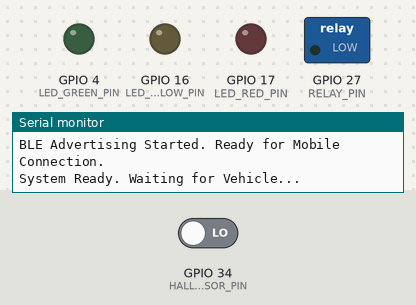
Recording of a sketch running on a simulated ESP32. Shown: switched loads named in the sketch (green lamp = pin HIGH), output pins drawn as LEDs (lit = HIGH), the last lines printed to the serial monitor. The inputs (shaded band) are chosen by the test bench; at power-on: GPIO 34 (HALL_SENSOR_PIN) LOW. Nothing arrives over Bluetooth unless stated; a phone connects over Bluetooth LE 3 s after start.

Above: at 1.7 s.
1.8 s: GPIO 34 (HALL_SENSOR_PIN) driven HIGH
At 3.0 s:
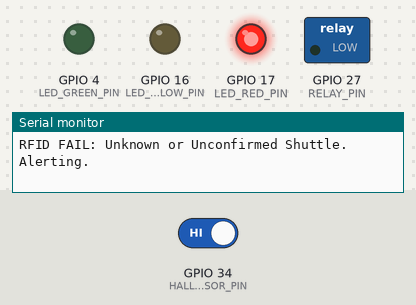
3.3 s: GPIO 34 (HALL_SENSOR_PIN) driven LOW
At 4.3 s:
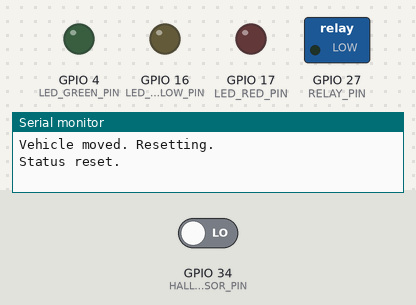
Timing chart, 0 to 6.3 s (numbered marks = the images above; inputs shaded):
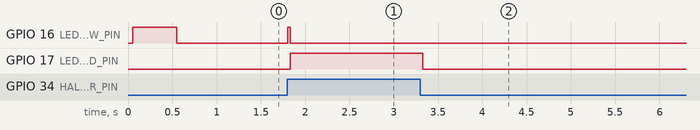

The sketch:

ass-2.ino
```cpp
// This program implements the logic for Project 2: Accessible Stop/Route Identification Assistant.
// It verifies vehicle ID (RFID), confirms parking (Hall Sensor), checks safety (Ultrasonic),
// and notifies the waiting employee via Bluetooth.

// --- Library Includes ---
#include <SPI.h> // Required for RFID communication
#include <MFRC522.h> // RFID Reader Library
#include <BLEDevice.h> // ESP32 Bluetooth Low Energy (BLE) Library

// --- Configuration Constants ---
// Define the specific RFID tag ID (UID) of the Aptiv Accessible Shuttle
// This is a dummy UID. REPLACE with the actual UID of your test tag (e.g., {0xDE, 0xAD, 0xBE, 0xEF})
constexpr byte APTIV_SHUTTLE_UID[] = {0xA1, 0xB2, 0xC3, 0xD4};
const int UID_SIZE = sizeof(APTIV_SHUTTLE_UID);

// BLE Service UUID for the MobilityMakers App integration protocol
#define BLE_SERVICE_UUID "4FAF062C-0994-44C5-973D-6842D3D3F12C"
#define BLE_CHAR_UUID    "E376A96E-A54B-4E7B-902B-2900A9E7796D"

// Ultrasonic Thresholds
const int SAFETY_DISTANCE_CM = 100; // Minimum clear distance for ramp deployment (1 meter)
const int ULTRASONIC_TIMEOUT_US = 20000; // Timeout for 20ms

// --- Pin Definitions ---
// RFID Pins
#define RST_PIN 21 // RFID Reset
#define SS_PIN  5  // RFID Slave Select (SDA)

// Ultrasonic Pins
#define TRIG_PIN 22
#define ECHO_PIN 23

// Sensor Pins
#define HALL_SENSOR_PIN 34 // Input from Hall Sensor

// Output Pins
#define RELAY_PIN 27 // Accessible Stop Beacon/Light
#define LED_RED_PIN 17 // Status: Wait/Error
#define LED_YELLOW_PIN 16 // Status: Checking
#define LED_GREEN_PIN 4 // Status: Verified/Clear

// --- Global Variables ---
MFRC522 mfrc522(SS_PIN, RST_PIN); // Create MFRC522 instance
BLEServer* pServer = NULL;
BLECharacteristic* pStatusCharacteristic = NULL;
bool deviceConnected = false;

// --- Function Prototypes ---
void initPins();
void initBLE();
void setStatusLED(int colorPin, bool state);
bool readRFIDTag();
bool compareUIDs(byte* buffer1, byte* buffer2, int size);
long measureDistanceCM();
void captureStillImage();
void processArrival(const String& shuttleID);
void resetStatus();

// =========================================================================

void setup() {
  Serial.begin(115200);
  Serial.println("--- Aptiv Accessible Stop Assistant Initializing ---");

  initPins();

  // Initialize RFID reader
  SPI.begin();
  mfrc522.PCD_Init();
  Serial.println("RFID Reader Initialized.");

  initBLE();

  // Initial Status Check: Red and Yellow briefly on
  setStatusLED(LED_RED_PIN, HIGH);
  setStatusLED(LED_YELLOW_PIN, HIGH);
  delay(500);
  setStatusLED(LED_RED_PIN, LOW);
  setStatusLED(LED_YELLOW_PIN, LOW);

  Serial.println("System Ready. Waiting for Vehicle...");
}

void loop() {
  // 1. Wait for Vehicle Presence (Hall Sensor Check)
  // Hall Sensor goes HIGH when a magnet (on the vehicle) is in position
  if (digitalRead(HALL_SENSOR_PIN) == HIGH) {
    setStatusLED(LED_YELLOW_PIN, HIGH); // Yellow: Checking Status
    Serial.println("Vehicle Detected (Hall Sensor Triggered). Starting Verification Sequence...");

    // 2. Verification Sequence
    if (readRFIDTag()) {
      Serial.println("RFID Verified. Initiating Safety Check.");

      // 3. Safety Check
      long distance = measureDistanceCM();
      if (distance > 0 && distance >= SAFETY_DISTANCE_CM) {
        Serial.printf("Safety Check SUCCESS: Path clear (Distance: %d cm)\n", distance);

        // 4. Successful Arrival Process
        processArrival("AptivShuttle-101");

        // Wait until the vehicle moves away
        while (digitalRead(HALL_SENSOR_PIN) == HIGH) {
          delay(1000); // Wait in success state
        }

        Serial.println("Vehicle departed. Resetting system.");
        resetStatus();

      } else {
        Serial.printf("Safety Check FAIL: Obstruction detected (Distance: %d cm). Waiting for clearance.\n", distance);
        setStatusLED(LED_RED_PIN, HIGH);
        // Alert dispatch or driver (via BLE or a local display, if added)
        delay(5000); // Wait and retry/re-check
      }

    } else {
      Serial.println("RFID FAIL: Unknown or Unconfirmed Shuttle. Alerting.");
      setStatusLED(LED_RED_PIN, HIGH);
      // Wait for the vehicle to move (Hall Sensor to go LOW)
      while (digitalRead(HALL_SENSOR_PIN) == HIGH) {
        delay(500);
      }
      Serial.println("Vehicle moved. Resetting.");
      resetStatus();
    }
  } else {
    // Idle state
    setStatusLED(LED_YELLOW_PIN, LOW);
    setStatusLED(LED_RED_PIN, LOW);
    setStatusLED(LED_GREEN_PIN, LOW);
    digitalWrite(RELAY_PIN, LOW); // Ensure beacon is off
    delay(50);
  }
}

// =========================================================================
// --- Implementation Functions ---
// =========================================================================

void initPins() {
  pinMode(HALL_SENSOR_PIN, INPUT_PULLDOWN); // Use pulldown for Hall sensor

  pinMode(TRIG_PIN, OUTPUT);
  pinMode(ECHO_PIN, INPUT);

  pinMode(RELAY_PIN, OUTPUT);
  digitalWrite(RELAY_PIN, LOW);

  pinMode(LED_RED_PIN, OUTPUT);
  pinMode(LED_YELLOW_PIN, OUTPUT);
  pinMode(LED_GREEN_PIN, OUTPUT);
}

void initBLE() {
  BLEDevice::init("MobilityMakers_Stop_Assistant"); // Name for the BLE device

  pServer = BLEDevice::createServer();

  BLEService *pService = pServer->createService(BLE_SERVICE_UUID);

  pStatusCharacteristic = pService->createCharacteristic(
                                         BLE_CHAR_UUID,
                                         BLECharacteristic::PROPERTY_READ |
                                         BLECharacteristic::PROPERTY_NOTIFY
                                       );
  pStatusCharacteristic->setValue("WAITING_VEHICLE"); // Initial status

  pService->start();

  // Start advertising the service so the mobile app can discover it
  BLEAdvertising *pAdvertising = BLEDevice::getAdvertising();
  pAdvertising->addServiceUUID(BLE_SERVICE_UUID);
  pAdvertising->setScanResponse(true);
  pAdvertising->setMinPreferred(0x06); // Min interval
  pAdvertising->setMinPreferred(0x12); // Max interval
  BLEDevice::startAdvertising();
  Serial.println("BLE Advertising Started. Ready for Mobile Connection.");
}

void setStatusLED(int colorPin, bool state) {
  // Ensure only one primary status LED is ON at a time for clarity
  if (state == HIGH) {
    if (colorPin != LED_RED_PIN) digitalWrite(LED_RED_PIN, LOW);
    if (colorPin != LED_YELLOW_PIN) digitalWrite(LED_YELLOW_PIN, LOW);
    if (colorPin != LED_GREEN_PIN) digitalWrite(LED_GREEN_PIN, LOW);
  }
  digitalWrite(colorPin, state);
}

// Attempts to read an RFID tag and compare it to the known shuttle UID
bool readRFIDTag() {
  if (mfrc522.PICC_IsNewCardPresent() && mfrc522.PICC_ReadCardSerial()) {
    Serial.print("Tag UID found: ");
    String currentUID = "";
    for (byte i = 0; i < mfrc522.uid.size; i++) {
      currentUID += String(mfrc522.uid.uidByte[i], HEX);
      Serial.print(mfrc522.uid.uidByte[i] < 0x10 ? " 0" : " ");
      Serial.print(mfrc522.uid.uidByte[i], HEX);
    }
    Serial.println();

    // Compare the detected UID with the target shuttle UID
    if (compareUIDs(mfrc522.uid.uidByte, (byte*)APTIV_SHUTTLE_UID, UID_SIZE)) {
      mfrc522.PICC_HaltA(); // Stop reading current card
      return true;
    }
    mfrc522.PICC_HaltA();
  }
  return false;
}

// Compare two byte arrays (UIDs)
bool compareUIDs(byte* buffer1, byte* buffer2, int size) {
  for (int i = 0; i < size; i++) {
    if (buffer1[i] != buffer2[i]) {
      return false;
    }
  }
  return true;
}

// Measures distance using the Ultrasonic Sensor
long measureDistanceCM() {
  // Clear the trigger pin
  digitalWrite(TRIG_PIN, LOW);
  delayMicroseconds(2);

  // Set the trigger pin high for 10 microseconds
  digitalWrite(TRIG_PIN, HIGH);
  delayMicroseconds(10);
  digitalWrite(TRIG_PIN, LOW);

  // Read the echo pin, returns the sound wave travel time in microseconds
  long duration = pulseIn(ECHO_PIN, HIGH, ULTRASONIC_TIMEOUT_US);

  // Calculate distance in cm (Speed of sound = 340 m/s or 29 microseconds per cm)
  // Distance = Duration / 58
  if (duration == 0) return -1; // Timeout/No measurement
  return duration / 58;
}

// Placeholder for the Camera function
void captureStillImage() {
  // In a full implementation using a CAM module (like OV2640), this function
  // would capture an image and attempt to save it to an SD card or upload it
  // over Wi-Fi/Bluetooth to the server for documentation.
  Serial.println("-> DOCUMENTATION: Capturing image of stop condition...");
  // Simulate processing time
  delay(1000);
  Serial.println("-> Image capture simulated.");
}

void processArrival(const String& shuttleID) {
  setStatusLED(LED_GREEN_PIN, HIGH); // Green: Success
  digitalWrite(RELAY_PIN, HIGH);      // Activate beacon/light

  // Update BLE status for employee notification
  String statusMessage = "ARRIVED:";
  statusMessage += shuttleID;
  pStatusCharacteristic->setValue(statusMessage.c_str());
  pStatusCharacteristic->notify();
  Serial.printf("BLE Notification Sent: %s\n", statusMessage.c_str());

  // Take documentation snapshot
  captureStillImage();
}

void resetStatus() {
  setStatusLED(LED_GREEN_PIN, LOW);
  digitalWrite(RELAY_PIN, LOW);

  pStatusCharacteristic->setValue("WAITING_VEHICLE");
  pStatusCharacteristic->notify();

  Serial.println("Status reset.");
}
```

Measured:
- after the input at 1.8 s, GPIO 16 (LED_YELLOW_PIN): LOW → HIGH at once, → LOW 0.03 s later; GPIO 17 (LED_RED_PIN): LOW → HIGH at once
- after the input at 3.3 s, GPIO 17 (LED_RED_PIN): HIGH → LOW at once
